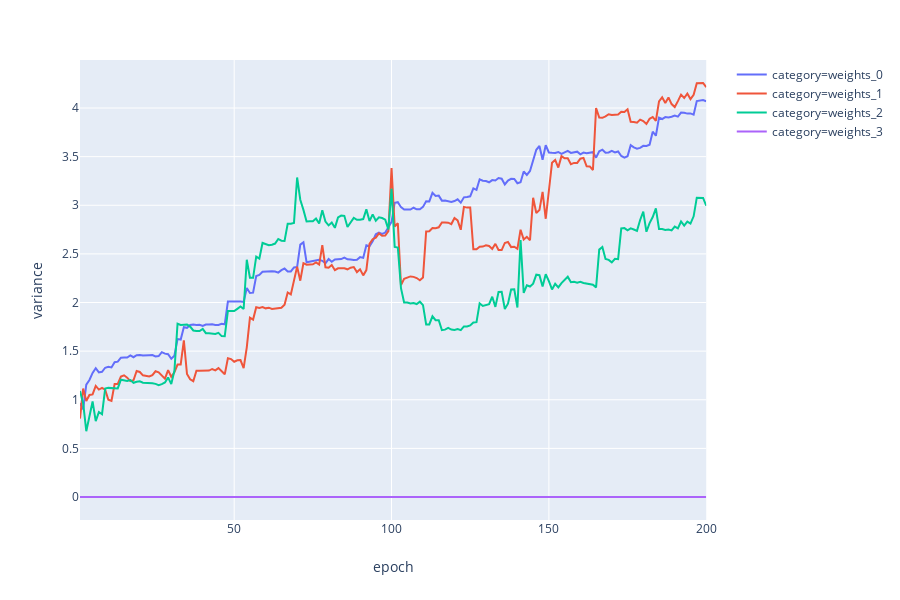

Notebook cell for this chart:
### Code cell
figs[1]

### Figure 1 — Plotly figure (JSON) as saved in the notebook; plotly's stock layout.template omitted (floating-point values rounded to 4 significant figures; data arrays with more than 128 entries replaced by an {"elided": "..."} marker saying what was removed)
{"data": [{"hoverlabel": {"namelength": 0}, "hovertemplate": "category=weights_0<br>epoch=%{x}<br>variance=%{y}", "legendgroup": "category=weights_0", "line": {"color": "#636efa", "dash": "solid"}, "mode": "lines", "name": "category=weights_0", "showlegend": true, "type": "scatter", "x": {"elided": "200 int values"}, "xaxis": "x", "y": {"elided": "200 float values"}, "yaxis": "y"}, {"hoverlabel": {"namelength": 0}, "hovertemplate": "category=weights_1<br>epoch=%{x}<br>variance=%{y}", "legendgroup": "category=weights_1", "line": {"color": "#EF553B", "dash": "solid"}, "mode": "lines", "name": "category=weights_1", "showlegend": true, "type": "scatter", "x": {"elided": "200 int values"}, "xaxis": "x", "y": {"elided": "200 float values"}, "yaxis": "y"}, {"hoverlabel": {"namelength": 0}, "hovertemplate": "category=weights_2<br>epoch=%{x}<br>variance=%{y}", "legendgroup": "category=weights_2", "line": {"color": "#00cc96", "dash": "solid"}, "mode": "lines", "name": "category=weights_2", "showlegend": true, "type": "scatter", "x": {"elided": "200 int values"}, "xaxis": "x", "y": {"elided": "200 float values"}, "yaxis": "y"}, {"hoverlabel": {"namelength": 0}, "hovertemplate": "category=weights_3<br>epoch=%{x}<br>variance=%{y}", "legendgroup": "category=weights_3", "line": {"color": "#ab63fa", "dash": "solid"}, "mode": "lines", "name": "category=weights_3", "showlegend": true, "type": "scatter", "x": {"elided": "200 int values"}, "xaxis": "x", "y": {"elided": "200 int values"}, "yaxis": "y"}], "layout": {"height": 600, "legend": {"tracegroupgap": 0}, "margin": {"t": 60}, "xaxis": {"anchor": "y", "domain": [0, 0.98], "title": {"text": "epoch"}}, "yaxis": {"anchor": "x", "domain": [0, 1], "title": {"text": "variance"}}}}
